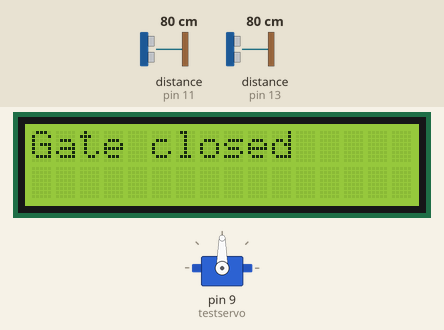
Recording of a sketch running on a simulated Arduino Uno, built with avr-gcc and run on an emulated ATmega328P. Parts: 16×2 character LCD, servo. Wiring (inferred from the names in the program): 2 × ultrasonic range finder: trigger pin 10, echo pin 11 / trigger pin 12, echo pin 13. The test bench sets the inputs (shaded band); at power-on: distance to the obstacle (sensors on pin 13, pin 11) 80 cm. The echo pulse lasts 58.3 µs per cm; what the sketch prints to the serial monitor is not drawn.

Above: at 3.2 s.
3.3 s: distance to the obstacle (sensor on pin 13) set to 34 cm
6.4 s: distance to the obstacle (sensor on pin 13) set to 29 cm
At 7.4 s:
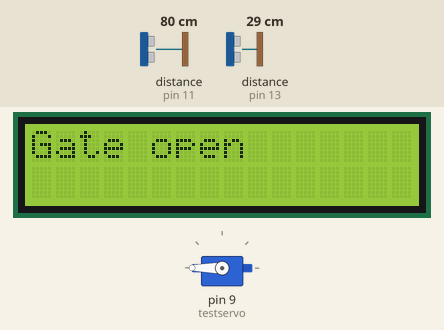
9.5 s: distance to the obstacle (sensor on pin 13) set to 35 cm
At 10.1 s:
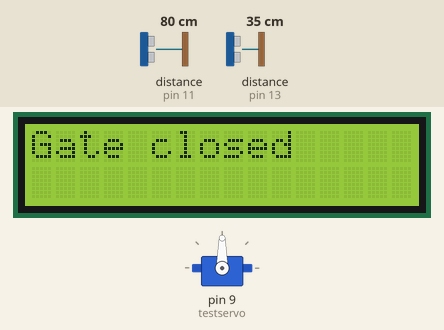
12.2 s: distance to the obstacle (sensor on pin 13) set to 18 cm
At 12.7 s:
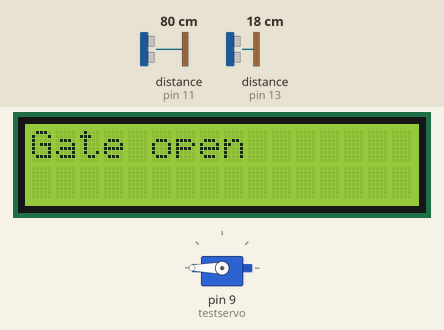
15.3 s: distance to the obstacle (sensor on pin 11) set to 250 cm
18.4 s: distance to the obstacle (sensor on pin 13) set to 60 cm
At 19.8 s:
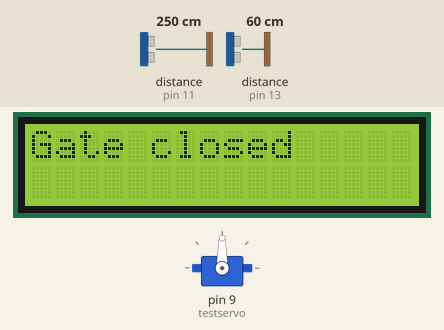
Timing chart, 0 to 21.4 s (numbered marks = the images above; inputs shaded):
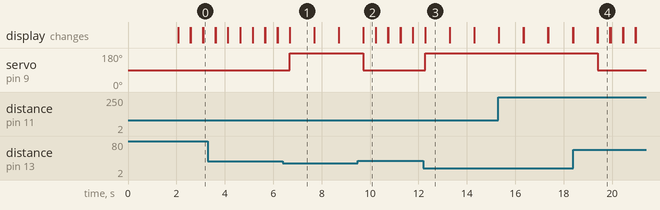

The sketch:

using_lcd_ultrasonic_and_servo.ino
```cpp
#include <LiquidCrystal.h>
#include <Servo.h>
LiquidCrystal lcd(2,3,4,5,6,7);
Servo testservo;
int motionsensor = 10;

const int pingPin = 12; // Trigger Pin of Ultrasonic Sensor
const int echoPin = 13; // Echo Pin of Ultrasonic Sensor

const int pingPin2 = 10; // Trigger Pin of Ultrasonic Sensor
const int echoPin2 = 11; // Echo Pin of Ultrasonic Sensor
void setup() {
  // put your setup code here, to run once:
  lcd.begin(16, 2);
  lcd.print("IoT Club");
  testservo.attach(9);
  pinMode(10, INPUT);
  Serial.begin(9600);
  delay(2000);
  lcd.clear();
}

void loop() {
  // put your main code here, to run repeatedly:

  //--------------------------------------------------------
      long duration, inches, cm;
   pinMode(pingPin, OUTPUT);
   digitalWrite(pingPin, LOW);
   delayMicroseconds(2);
   digitalWrite(pingPin, HIGH);
   delayMicroseconds(10);
   digitalWrite(pingPin, LOW);
   pinMode(echoPin, INPUT);
   duration = pulseIn(echoPin, HIGH);
   inches = microsecondsToInches(duration);
   cm = microsecondsToCentimeters(duration);
   //---------------------------------------------------
          long duration2, inches2, cm2;
   pinMode(pingPin2, OUTPUT);
   digitalWrite(pingPin2, LOW);
   delayMicroseconds(2);
   digitalWrite(pingPin2, HIGH);
   delayMicroseconds(10);
   digitalWrite(pingPin2, LOW);
   pinMode(echoPin2, INPUT);
   duration2= pulseIn(echoPin2, HIGH);
   inches2 = microsecondsToInches(duration2);
   cm2 = microsecondsToCentimeters(duration2);

   //-------------------------------------------

   Serial.print("ultrasonic1 => ");
   Serial.print(cm);
   Serial.print("  Ultrasonic2 => ");
   Serial.println(cm2);

  if (cm <= 30){
    testservo.write(180);
    lcd.print("Gate open");
    delay(1000);
    lcd.clear();
  }
  else {
    testservo.write(90);
    lcd.print("Gate closed");
    delay(500);
    lcd.clear();

  }
}

long microsecondsToInches(long microseconds) {
   return microseconds / 74 / 2;
}

long microsecondsToCentimeters(long microseconds) {
   return microseconds / 29 / 2;
}
```

Measured:
- the behaviour switches between 32 and 31 cm on distance to the obstacle (sensor on pin 13) (found by bisection; images 0 and 1)
- after the input at 6.4 s, servo on pin 9 (testservo): 90° → 180° after 0.29 s; the display: first differs from a run without the input after 0.29 s (image 1)
- after the input at 9.5 s, servo on pin 9 (testservo): 180° → 90° after 0.22 s; the display: first differs from a run without the input after 0.22 s (image 2)
- after the input at 12.2 s, servo on pin 9 (testservo): 90° → 180° after 0.08 s; the display: first differs from a run without the input after 0.08 s (image 3)
- after the input at 18.4 s, servo on pin 9 (testservo): 180° → 90° after 1.0 s; the display: first differs from a run without the input after 1.0 s (image 4)
- what the display in image 1 shows lasts 1.0 s, from 6.7 s to 7.7 s
- what the display in image 2 shows lasts 0.5 s, from 9.7 s to 10.2 s
